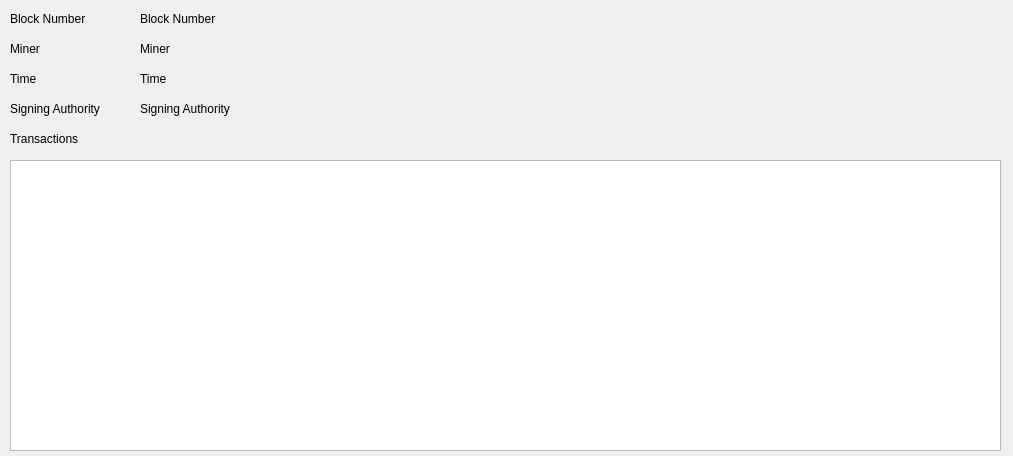
<?xml version="1.0" encoding="UTF-8"?>
<ui version="4.0">
 <class>Dialog</class>
 <widget class="QDialog" name="Dialog">
  <property name="geometry">
   <rect>
    <x>0</x>
    <y>0</y>
    <width>1013</width>
    <height>456</height>
   </rect>
  </property>
  <property name="windowTitle">
   <string>Block Info</string>
  </property>
  <widget class="QLabel" name="label">
   <property name="geometry">
    <rect>
     <x>10</x>
     <y>10</y>
     <width>111</width>
     <height>18</height>
    </rect>
   </property>
   <property name="text">
    <string>Block Number</string>
   </property>
  </widget>
  <widget class="QLabel" name="label_2">
   <property name="geometry">
    <rect>
     <x>10</x>
     <y>40</y>
     <width>111</width>
     <height>18</height>
    </rect>
   </property>
   <property name="focusPolicy">
    <enum>Qt::NoFocus</enum>
   </property>
   <property name="text">
    <string>Miner</string>
   </property>
  </widget>
  <widget class="QLabel" name="label_3">
   <property name="geometry">
    <rect>
     <x>10</x>
     <y>70</y>
     <width>111</width>
     <height>18</height>
    </rect>
   </property>
   <property name="focusPolicy">
    <enum>Qt::NoFocus</enum>
   </property>
   <property name="text">
    <string>Time</string>
   </property>
  </widget>
  <widget class="QLabel" name="label_4">
   <property name="geometry">
    <rect>
     <x>10</x>
     <y>100</y>
     <width>111</width>
     <height>18</height>
    </rect>
   </property>
   <property name="focusPolicy">
    <enum>Qt::NoFocus</enum>
   </property>
   <property name="text">
    <string>Signing Authority</string>
   </property>
  </widget>
  <widget class="QLabel" name="label_5">
   <property name="geometry">
    <rect>
     <x>10</x>
     <y>130</y>
     <width>111</width>
     <height>18</height>
    </rect>
   </property>
   <property name="focusPolicy">
    <enum>Qt::NoFocus</enum>
   </property>
   <property name="text">
    <string>Transactions</string>
   </property>
  </widget>
  <widget class="QLabel" name="timeText">
   <property name="geometry">
    <rect>
     <x>140</x>
     <y>70</y>
     <width>111</width>
     <height>18</height>
    </rect>
   </property>
   <property name="focusPolicy">
    <enum>Qt::NoFocus</enum>
   </property>
   <property name="text">
    <string>Time</string>
   </property>
  </widget>
  <widget class="QLabel" name="minerText">
   <property name="geometry">
    <rect>
     <x>140</x>
     <y>40</y>
     <width>851</width>
     <height>18</height>
    </rect>
   </property>
   <property name="focusPolicy">
    <enum>Qt::NoFocus</enum>
   </property>
   <property name="text">
    <string>Miner</string>
   </property>
  </widget>
  <widget class="QLabel" name="blocknumberText">
   <property name="geometry">
    <rect>
     <x>140</x>
     <y>10</y>
     <width>851</width>
     <height>18</height>
    </rect>
   </property>
   <property name="text">
    <string>Block Number</string>
   </property>
  </widget>
  <widget class="QLabel" name="authText">
   <property name="geometry">
    <rect>
     <x>140</x>
     <y>100</y>
     <width>851</width>
     <height>18</height>
    </rect>
   </property>
   <property name="focusPolicy">
    <enum>Qt::NoFocus</enum>
   </property>
   <property name="text">
    <string>Signing Authority</string>
   </property>
  </widget>
  <widget class="QTableView" name="txTable">
   <property name="geometry">
    <rect>
     <x>10</x>
     <y>160</y>
     <width>991</width>
     <height>291</height>
    </rect>
   </property>
  </widget>
 </widget>
 <resources/>
 <connections/>
</ui>
